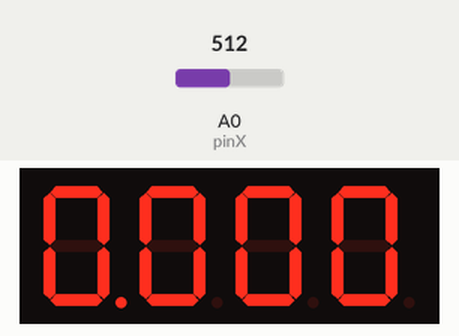
Recording of a sketch running on a simulated Arduino Uno, built with avr-gcc and run on an emulated ATmega328P. Parts: 4-digit seven-segment display. Wiring (inferred from the names in the program): 4-digit 7-segment display, segments lit when HIGH: segments pin 9, pin 2, pin 3, pin 5, pin 6, pin 8, pin 7, pin 4; digit selects pin 10, pin 11, pin 12, pin 13. The inputs (shaded band) are chosen by the test bench; at power-on: A0 (pinX) = 512. The segment pins are drawn as the display they are named for.

Above: at 1.2 s.
1.3 s: A0 (pinX) set to 610
At 1.9 s:
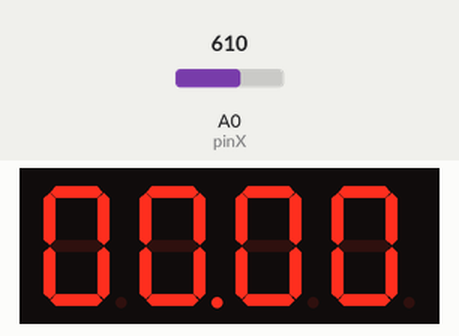
Timing chart, 0 to 4.3 s (numbered marks = the images above; inputs shaded):
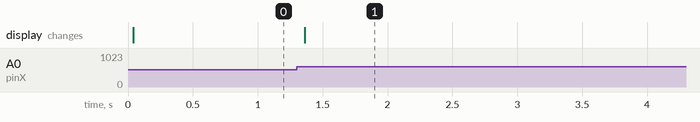

Measured:
- after the input at 1.3 s, the display: changes after 0.06 s (image 1)

The sketch:

4_-_7_segments_with_a_joystick.ino
```cpp
// here I declare the pins for joystick
const int pinSW = 0; // digital pin connected to switch output
const int pinX = A0; // A1 - analog pin connected to X output
const int pinY = A1; // A0 - analog pin connected to Y output

// here I declare the pins for the 4 - 7 segments
const int pinA = 9;
const int pinB = 2;
const int pinC = 3;
const int pinD = 5;
const int pinE = 6;
const int pinF = 8;
const int pinG = 7;
const int pinDP = 4;
const int pinD1 = 10;
const int pinD2 = 11;
const int pinD3 = 12;
const int pinD4 = 13;
const int segSize = 8;

// this are the number of displays and number of digits
const int noOfDigits = 10;
const int noOfDisplays = 4;

// initialize the digits and locked and set the min and max treshold
int digit1 = 0;
int digit2 = 0;
int digit3 = 0;
int digit4 = 0;
int locked = HIGH;
int minThreshold = 400;
int maxThreshold = 600;

// set the joystick
int swstate = LOW;
int lastSwState = LOW;
int index = 0;
int xValue = 0;
int yValue = 0;
bool joyMovedx = false;
bool joyMovedy = false;

int segments[segSize] = {
  pinA, pinB, pinC, pinD, pinE, pinF, pinG, pinDP
};

int displays[noOfDisplays] = {
  pinD1, pinD2, pinD3, pinD4
};

int digits[noOfDisplays] = {
  digit1, digit2, digit3, digit4
};

byte digitMatrix[noOfDigits][segSize - 1] = {
  // a b c d e f g
  {1, 1, 1, 1, 1, 1, 0}, // 0
  {0, 1, 1, 0, 0, 0, 0}, // 1
  {1, 1, 0, 1, 1, 0, 1}, // 2
  {1, 1, 1, 1, 0, 0, 1}, // 3
  {0, 1, 1, 0, 0, 1, 1}, // 4
  {1, 0, 1, 1, 0, 1, 1}, // 5
  {1, 0, 1, 1, 1, 1, 1}, // 6
  {1, 1, 1, 0, 0, 0, 0}, // 7
  {1, 1, 1, 1, 1, 1, 1}, // 8
  {1, 1, 1, 1, 0, 1, 1}  // 9
};

// function for display a number
void displayNumber(byte digit, byte decimalpoint) {
  for(int i = 0; i < segSize - 1; i++) {
    digitalWrite(segments[i], digitMatrix[digit][i]);
  }

  digitalWrite(segments[segSize - 1], decimalpoint);
}

// function for select a digit
void showDigit(int index) {
  for (int i = 0; i < noOfDisplays; i++) {
    digitalWrite(displays[i], HIGH);
  }
  digitalWrite(displays[index], LOW);
}


void setup() {
 for (int i = 0; i < segSize; i++) {
    pinMode(segments[i], OUTPUT);
  }
  for (int i = 0; i < noOfDisplays; i++) {
    pinMode(displays[i], OUTPUT);
  }
  pinMode(pinSW, INPUT_PULLUP);
  Serial.begin(9600);
}

void loop() {

   swstate = digitalRead(pinSW);
   if (swstate !=  lastSwState) {
      if (swstate == LOW) {
          locked = !locked;
      }
    }
   lastSwState = swstate;

  // here I choose the display from that 4
   if(locked == HIGH){
     xValue = analogRead(pinX);

     if (xValue < minThreshold && joyMovedx == false) {
      if (index > 0) {
          index--;
      }
      else {
          index = 3;
      }
      joyMovedx = true;
    }

    if (xValue > maxThreshold && joyMovedx == false) {
      if (index < 3) {
          index++;
      }
      else {
          index = 0;
      }
      joyMovedx = true;
    }
    if (xValue >= minThreshold && xValue <= maxThreshold) {
      joyMovedx = false;
    }
  }


  // here I choose the number for display index
  if (locked == LOW){
    yValue = analogRead(pinY);

    if (yValue < minThreshold && joyMovedy == false) {
      if (digits[index] > 0) {
          digits[index]--;
      }
      else {
          digits[index] = 9;
      }

      joyMovedy = true;
    }

    if (yValue > maxThreshold && joyMovedy == false) {
     if (digits[index] < 9) {
          digits[index]++;
      }
      else {
          digits[index] = 0;
      }
      joyMovedy = true;
    }

    if (yValue >= minThreshold && yValue <= maxThreshold) {
      joyMovedy = false;
    }
  }

  // here I keep the numbers on displays
  for(int i = 0; i < noOfDisplays; i++) {
    showDigit(i);
    displayNumber(digits[i], HIGH);
    if (i == index) {
      digitalWrite(segments[segSize - 1], HIGH);
    }
    else digitalWrite(segments[segSize - 1], LOW);
    delay(5);
  }

}
```
